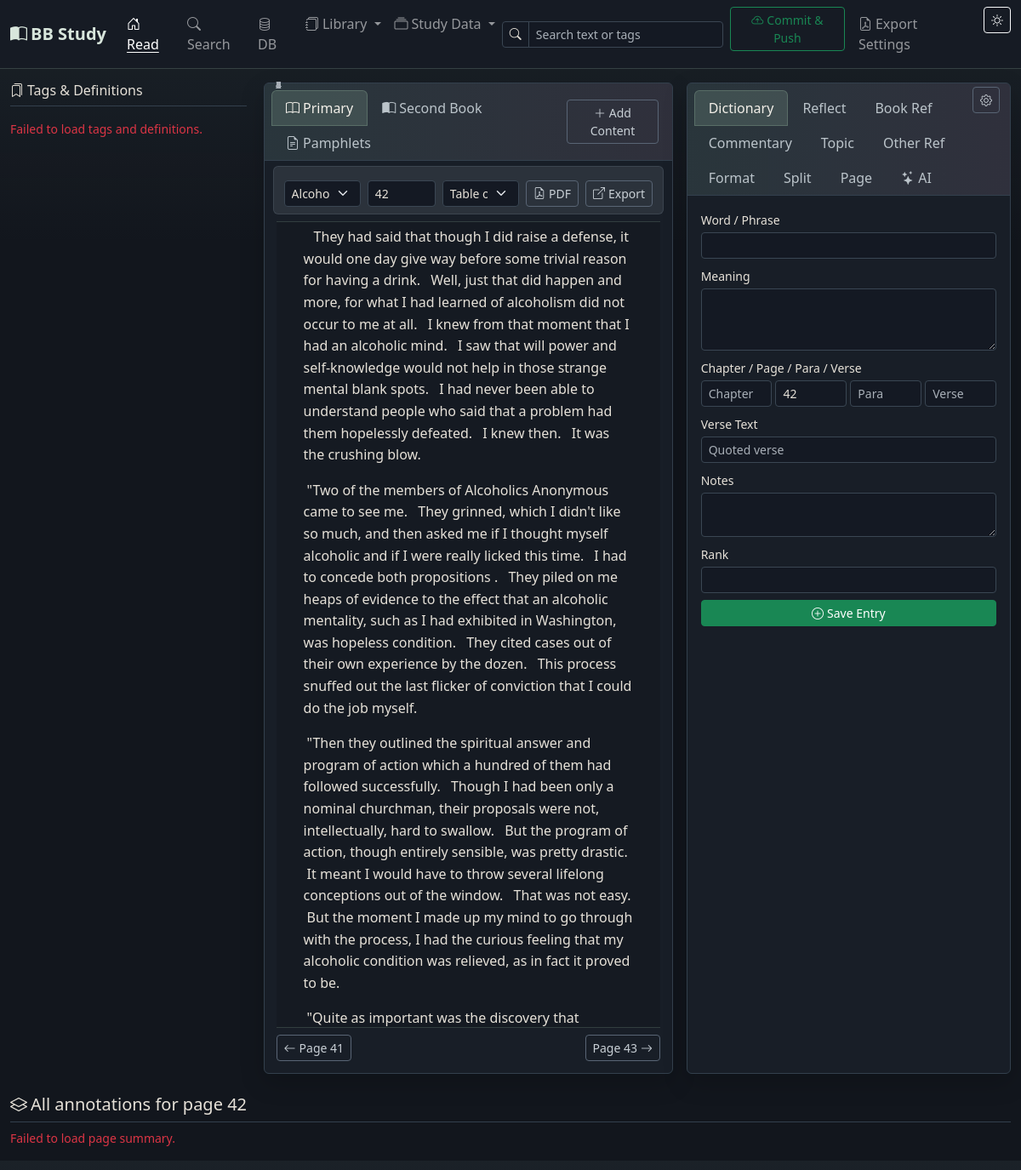
The page / on the database its author committed.
### app/models.py (models this page shows, shortened)
class Setting(db.Model):
    __tablename__ = 'settings'
    id = db.Column(db.Integer, primary_key=True)
    key = db.Column(db.String(100), unique=True, nullable=False)
    value = db.Column(db.Text, default='')

class BookContent(db.Model):
    __tablename__ = 'book_content'
    id = db.Column(db.Integer, primary_key=True)
    book_id = db.Column(db.Integer, db.ForeignKey('books.id'), nullable=False)
    content_mode = db.Column(db.String(20), nullable=False, default='sentence')
    chapter_number = db.Column(db.String(20))
    chapter_name = db.Column(db.String(100))
    chapter = db.Column(db.String(100))
    page = db.Column(db.String(20))
    relative_page_number = db.Column(db.Integer)
    paragraph = db.Column(db.Integer)
    verse = db.Column(db.Integer)
    content = db.Column(db.Text, nullable=False)
    created_at = db.Column(db.DateTime, default=datetime.utcnow)
    topics = db.relationship('ContentTopic', backref='content', lazy=True,
                             cascade='all, delete-orphan',
                             foreign_keys='ContentTopic.book_content_id')

### app/routes/main.py (the view)
@main_bp.route('/')
def index():
    theme = get_theme()
    book_id = request.args.get('book_id', type=int)
    current_book = Book.query.get(book_id) if book_id else get_current_book()
    current_page = request.args.get('page') or (
        get_book_page(current_book.id, get_current_page()) if current_book else get_current_page()
    )
    content_mode = 'sentence'
    secondary_book_id = request.args.get('secondary_book_id', type=int)
    secondary_book = Book.query.get(secondary_book_id) if secondary_book_id else get_current_secondary_book()
    secondary_page = request.args.get('secondary_page') or (
        get_secondary_book_page(secondary_book.id, '1') if secondary_book else '1'
    )
    secondary_content_mode = 'sentence'
    books = Book.query.order_by(Book.title).all()
    if current_book:
        _set_setting('current_book_id', current_book.id)
        if current_page:
            _set_setting('current_page', current_page)
            _set_setting(_book_position_key(current_book.id, 'page'), current_page)
    if secondary_book:
        _set_setting('current_secondary_book_id', secondary_book.id)
        if secondary_page:
            _set_setting(_secondary_book_position_key(secondary_book.id, 'page'), secondary_page)
    primary_state = _build_reader_state(current_book, current_page)
    secondary_state = _build_reader_state(secondary_book, secondary_page)
    return render_template('index.html',
                           theme=theme,
                           current_book=current_book,
                           current_page=current_page,
                           previous_page=primary_state['previous_page'],
                           next_page=primary_state['next_page'],
                           content_mode=content_mode,
                           page_content=primary_state['page_content'],
                           content_formats=primary_state['content_formats'],
                           toc_entries=primary_state['toc_entries'],
                           secondary_book=secondary_book,
                           secondary_page=secondary_page,
                           secondary_previous_page=secondary_state['previous_page'],
                           secondary_next_page=secondary_state['next_page'],
                           secondary_content_mode=secondary_content_mode,
                           secondary_page_content=secondary_state['page_content'],
                           secondary_content_formats=secondary_state['content_formats'],
                           secondary_toc_entries=secondary_state['toc_entries'],
                           books=books)

### app/templates/index.html (shortened to what this page needs)
{% extends 'base.html' %}
{% block navbar_tools %}
<div class="d-flex align-items-center gap-2 my-2 my-lg-0 me-lg-2">
  <div class="position-relative">
    <div class="input-group input-group-sm" style="width:260px;">
      <span class="input-group-text"><i class="bi bi-search"></i></span>
      <input id="readSearchQuery" type="text" class="form-control" placeholder="Search text or tags">
    </div>
  </div>
</div>
{% endblock %}
{% block content %}
<div class="row g-3">
  <aside class="col-xl-3 page-study-rail {% if not current_book %}d-none{% endif %}" aria-label="Tags and definitions">
    <div class="page-study-rail-inner">
      <h6 class="border-bottom pb-2 mb-3">
        <i class="bi bi-bookmarks me-1"></i>Tags &amp; Definitions
      </h6>
      <div id="pageStudyRail" class="page-study-stack">
      </div>
    </div>
  </aside>
  <div class="col-lg-7 {% if current_book %}col-xl-5{% else %}col-xl-7{% endif %}">
    <div class="card h-100">
      <div class="card-header d-flex justify-content-between align-items-center">
        <ul class="nav nav-tabs card-header-tabs" id="bookPaneTabs">
          <li class="nav-item">
            <button class="nav-link active" data-bs-toggle="tab" data-bs-target="#primaryBookPane">
              <i class="bi bi-book me-1"></i>Primary
            </button>
          </li>
          <li class="nav-item">
            <button class="nav-link" data-bs-toggle="tab" data-bs-target="#secondaryBookPane">
              <i class="bi bi-book-half me-1"></i>Second Book
            </button>
          </li>
          <li class="nav-item">
            <button class="nav-link" data-bs-toggle="tab" data-bs-target="#pamphletBookPane">
              <i class="bi bi-file-earmark-text me-1"></i>Pamphlets
            </button>
          </li>
        </ul>
        <button class="btn btn-sm btn-outline-secondary" data-bs-toggle="modal" data-bs-target="#addContentModal">
          <i class="bi bi-plus-lg"></i> Add Content
        </button>
      </div>
      <div class="card-body tab-content book-pane-body">
        <div class="tab-pane fade show active" id="primaryBookPane">
          <div class="reader-controls row g-2 align-items-center mb-2">
            <div class="col-12 col-md">
              <select id="bookSelect" class="form-select form-select-sm">
                {% for b in books %}
                  <option value="{{ b.id }}" {% if current_book and current_book.id == b.id %}selected{% endif %}>
                    {{ b.title }}
                  </option>
                {% endfor %}
              </select>
            </div>
            <div class="col-auto">
              <input id="pageInput" type="text" class="form-control form-control-sm" style="width:80px;"
                     value="{{ current_page }}" placeholder="Page">
            </div>
            {% if toc_entries %}
            <div class="col-12 col-md">
              <select id="primaryTocSelect" class="form-select form-select-sm">
                <option value="">Table of contents</option>
              </select>
            </div>
            {% endif %}
            <div class="col-auto">
              {% if current_book and current_book.pdf_path %}
                <a class="btn btn-sm btn-outline-secondary" href="{{ url_for('main.book_pdf', book_id=current_book.id) }}" target="_blank" rel="noopener">
                  <i class="bi bi-file-earmark-pdf me-1"></i>PDF
                </a>
              {% endif %}
            </div>
            <div class="col-auto">
              {% if current_book %}
                <a class="btn btn-sm btn-outline-secondary" href="{{ url_for('main.export_page_pdf', book_id=current_book.id, page=current_page) }}" target="_blank" rel="noopener">
                  <i class="bi bi-box-arrow-up-right me-1"></i>Export
                </a>
              {% endif %}
            </div>
          </div>
          <div class="book-content-scroll" id="pageContentArea">
            {% if page_content %}
              {% set cur_para = namespace(val=None) %}
              {% for item in page_content %}
                {% if item.paragraph != cur_para.val %}
                  {% if cur_para.val is not none %}</p>{% endif %}
                  <p class="book-paragraph" data-paragraph="{{ item.paragraph }}">
                  {% set cur_para.val = item.paragraph %}
                {% endif %}
                {% set verse_key = item.paragraph ~ '-' ~ item.verse %}
                {% set fmt = content_formats.get(verse_key) %}
                <span class="verse-fragment sentence-verse {{ 'formatted-bold' if fmt and fmt.is_bold else '' }} {{ 'formatted-italic' if fmt and fmt.is_italic else '' }} {{ 'formatted-role-' ~ fmt.content_role if fmt and fmt.content_role and fmt.content_role != 'body' else '' }} {{ 'formatted-align-' ~ fmt.alignment_override if fmt and fmt.alignment_override else '' }}"
                      data-is-bold="{{ 'true' if fmt and fmt.is_bold else 'false' }}"
                      data-is-italic="{{ 'true' if fmt and fmt.is_italic else 'false' }}"
                      data-content-role="{{ fmt.content_role if fmt and fmt.content_role else 'body' }}"
                      data-alignment-override="{{ fmt.alignment_override if fmt and fmt.alignment_override else '' }}"
                      data-content-id="{{ item.id }}"
                      data-content-mode="sentence"
                      data-raw-content="{{ item.content }}"
                      data-verse-key="{{ verse_key }}"
                      data-chapter="{{ item.chapter_name or item.chapter or '' }}"
                      data-page="{{ item.page }}"
                      data-paragraph="{{ item.paragraph }}"
                      data-verse="{{ item.verse }}"><sup class="content-number">{{ item.verse }}</sup>{{ item.content }} </span>
              {% endfor %}
              {% if page_content %}</p>{% endif %}
            {% elif current_book %}
              <p class="text-muted fst-italic">No content stored for this page yet.</p>
            {% else %}
              <p class="text-muted fst-italic">Select a book and page to begin reading.</p>
            {% endif %}
          </div>
          {% if current_book %}
          <div class="reader-footer d-flex justify-content-between align-items-center mt-2">
            <div>
              {% if previous_page %}
              <a class="btn btn-sm btn-outline-secondary"
                 href="{{ url_for('main.index', book_id=current_book.id, page=previous_page, secondary_book_id=secondary_book.id if secondary_book else none, secondary_page=secondary_page if secondary_book else none) }}">
                <i class="bi bi-arrow-left me-1"></i>Page {{ previous_page }}
              </a>
              {% endif %}
            </div>
            <div>
              {% if next_page %}
              <a class="btn btn-sm btn-outline-secondary"
                 href="{{ url_for('main.index', book_id=current_book.id, page=next_page, secondary_book_id=secondary_book.id if secondary_book else none, secondary_page=secondary_page if secondary_book else none) }}">
                Page {{ next_page }}<i class="bi bi-arrow-right ms-1"></i>
              </a>
              {% endif %}
            </div>
          </div>
          {% endif %}
        </div>
      </div>
    </div>
  </div>
  <div class="col-lg-5 col-xl-4">
    <div class="card h-100">
      <div class="card-header d-flex align-items-start justify-content-between gap-2">
        <ul class="nav nav-tabs card-header-tabs flex-grow-1" id="entryTabs">
          <li class="nav-item">
            <button class="nav-link active" data-bs-toggle="tab" data-bs-target="#tabDict">
              Dictionary
            </button>
          </li>
          <li class="nav-item">
            <button class="nav-link" data-bs-toggle="tab" data-bs-target="#tabReflect">
              Reflect
            </button>
          </li>
          <li class="nav-item">
            <button class="nav-link" data-bs-toggle="tab" data-bs-target="#tabRef">
              Book Ref
            </button>
          </li>
          <li class="nav-item">
            <button class="nav-link" data-bs-toggle="tab" data-bs-target="#tabComm">
              Commentary
            </button>
          </li>
          <li class="nav-item">
            <button class="nav-link" data-bs-toggle="tab" data-bs-target="#tabTopic">
              Topic
            </button>
          </li>
          <li class="nav-item">
            <button class="nav-link" data-bs-toggle="tab" data-bs-target="#tabSrc">
              Other Ref
            </button>
          </li>
          <li class="nav-item">
            <button class="nav-link" data-bs-toggle="tab" data-bs-target="#tabFormat">
              Format
            </button>
          </li>
          <li class="nav-item">
            <button class="nav-link" data-bs-toggle="tab" data-bs-target="#tabSplit">
              Split
            </button>
          </li>
          <li class="nav-item">
            <button class="nav-link" data-bs-toggle="tab" data-bs-target="#tabPageFormat">
              Page
            </button>
          </li>
          <li class="nav-item">
            <button class="nav-link" data-bs-toggle="tab" data-bs-target="#tabAI">
              <i class="bi bi-stars me-1"></i>AI
            </button>
          </li>
        </ul>
        <button class="btn btn-sm btn-outline-secondary ai-settings-trigger" type="button"
                data-bs-toggle="modal" data-bs-target="#aiSettingsModal"
                aria-label="AI settings" title="AI settings">
          <i class="bi bi-gear"></i>
        </button>
      </div>
      <div class="card-body tab-content overflow-auto" style="max-height:60vh;">
        <div class="tab-pane fade show active" id="tabDict">
          <form id="dictForm" class="mb-0">
            <div class="mb-2">
              <label class="form-label small mb-1">Word / Phrase</label>
              <input type="text" class="form-control form-control-sm" id="dictWord" required>
            </div>
            <div class="mb-2">
              <label class="form-label small mb-1">Meaning</label>
              <textarea class="form-control form-control-sm" id="dictMeaning" rows="3" required></textarea>
            </div>
            <div class="mb-2">
              <label class="form-label small mb-1">Chapter / Page / Para / Verse</label>
              <div class="row g-1">
                <div class="col"><input type="text" class="form-control form-control-sm" id="dictChapter" placeholder="Chapter"></div>
                <div class="col"><input type="text" class="form-control form-control-sm" id="dictPage" placeholder="Page"></div>
                <div class="col"><input type="number" class="form-control form-control-sm" id="dictPara" placeholder="Para"></div>
                <div class="col"><input type="number" class="form-control form-control-sm" id="dictLine" placeholder="Verse"></div>
              </div>
            </div>
            <div class="mb-2">
              <label class="form-label small mb-1">Verse Text</label>
              <input type="text" class="form-control form-control-sm" id="dictLineText" placeholder="Quoted verse">
            </div>
            <div class="mb-2">
              <label class="form-label small mb-1">Notes</label>
              <textarea class="form-control form-control-sm" id="dictNotes" rows="2"></textarea>
            </div>
            <div class="mb-2">
              <label class="form-label small mb-1">Rank</label>
              <input type="number" class="form-control form-control-sm" id="dictRank" min="1" step="1">
            </div>
            <button type="submit" class="btn btn-sm btn-success w-100">
              <i class="bi bi-plus-circle me-1"></i>Save Entry
            </button>
          </form>
        </div>
      </div>
    </div>
  </div>
</div>
<div class="mt-4" id="pageSummarySection">
  {% if current_book %}
  <h5 class="border-bottom pb-2">
    <i class="bi bi-layers me-1"></i>All annotations for page <span id="summaryPageLabel">{{ current_page }}</span>
  </h5>
  <div id="pageSummary" class="summary-masonry">
  </div>
  {% endif %}
</div>
{% endblock %}

### rows shown on the page
Setting: value "42"
BookContent: verse "1"
BookContent: verse "2", content "They had said that though I did raise a defense, it would one day give way before some trivial reason for having a drink."
BookContent: verse "3", content "Well, just that did happen and more, for what I had learned of alcoholism did not occur to me at all."
BookContent: verse "4", content "I knew from that moment that I had an alcoholic mind."
BookContent: verse "5", content "I saw that will power and self-knowledge would not help in those strange mental blank spots."
BookContent: verse "6", content "I had never been able to understand people who said that a problem had them hopelessly defeated."
BookContent: verse "7", content "I knew then."
BookContent: verse "8", content "It was the crushing blow."
BookContent: verse "1", content "\"Two of the members of Alcoholics Anonymous came to see me."
BookContent: verse "2", content "They grinned, which I didn't like so much, and then asked me if I thought myself alcoholic and if I were really licked this time."
BookContent: verse "3", content "I had to concede both propositions ."
BookContent: verse "4", content "They piled on me heaps of evidence to the effect that an alcoholic mentality, such as I had exhibited in Washington, was hopeless condition."
BookContent: verse "5", content "They cited cases out of their own experience by the dozen."
BookContent: verse "6", content "This process snuffed out the last flicker of conviction that I could do the job myself."
BookContent: verse "1", content "\"Then they outlined the spiritual answer and program of action which a hundred of them had followed successfully."
BookContent: verse "2", content "Though I had been only a nominal churchman, their proposals were not, intellectually, hard to swallow."
BookContent: verse "3", content "But the program of action, though entirely sensible, was pretty drastic."
BookContent: verse "4", content "It meant I would have to throw several lifelong conceptions out of the window."
BookContent: verse "5", content "That was not easy."
BookContent: verse "6", content "But the moment I made up my mind to go through with the process, I had the curious feeling that my alcoholic condition was relieved, as in fact it proved to be."
BookContent: verse "1", content "\"Quite as important was the discovery that…"
BookContent: verse "2"

### other values the page prints
{{ previous_page }} "41"
{{ next_page }} "43"
form field value "Alcoholics Anonymous"
